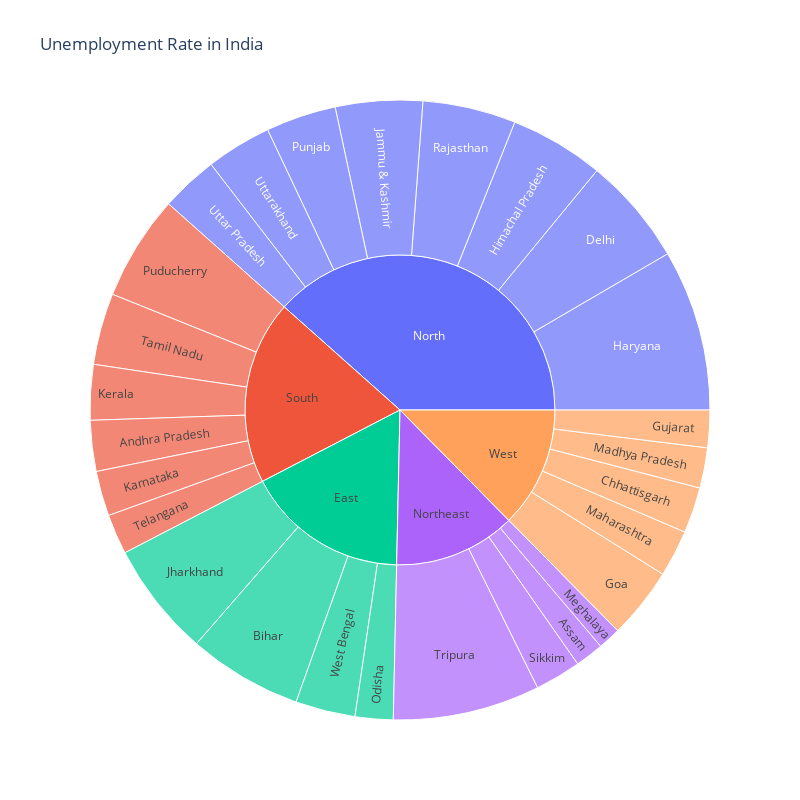

Notebook code for this chart:
### Code cell
unemployment = data[["states","region","estimated unemployment rate"]]
figure = px.sunburst(unemployment, path=["region","states"],values="estimated unemployment rate",width= 800,height= 800,color_continuous_scale="RdY1Gn", title= "Unemployment Rate in India")
figure.show()

### Figure 1 — Plotly figure (JSON) as saved in the notebook; plotly's stock layout.template omitted (floating-point values rounded to 4 significant figures)
{"data": [{"branchvalues": "total", "domain": {"x": [0, 1], "y": [0, 1]}, "hovertemplate": "labels=%{label}<br>estimated unemployment rate=%{value}<br>parent=%{parent}<br>id=%{id}<extra></extra>", "ids": ["South/Andhra Pradesh", "Northeast/Assam", "East/Bihar", "West/Chhattisgarh", "North/Delhi", "West/Goa", "West/Gujarat", "North/Haryana", "North/Himachal Pradesh", "North/Jammu & Kashmir", "East/Jharkhand", "South/Karnataka", "South/Kerala", "West/Madhya Pradesh", "West/Maharashtra", "Northeast/Meghalaya", "East/Odisha", "South/Puducherry", "North/Punjab", "North/Rajasthan", "Northeast/Sikkim", "South/Tamil Nadu", "South/Telangana", "Northeast/Tripura", "North/Uttar Pradesh", "North/Uttarakhand", "East/West Bengal", "East", "North", "Northeast", "South", "West"], "labels": ["Andhra Pradesh", "Assam", "Bihar", "Chhattisgarh", "Delhi", "Goa", "Gujarat", "Haryana", "Himachal Pradesh", "Jammu & Kashmir", "Jharkhand", "Karnataka", "Kerala", "Madhya Pradesh", "Maharashtra", "Meghalaya", "Odisha", "Puducherry", "Punjab", "Rajasthan", "Sikkim", "Tamil Nadu", "Telangana", "Tripura", "Uttar Pradesh", "Uttarakhand", "West Bengal", "East", "North", "Northeast", "South", "West"], "name": "", "parents": ["South", "Northeast", "East", "West", "North", "West", "West", "North", "North", "North", "East", "South", "South", "West", "West", "Northeast", "East", "South", "North", "North", "Northeast", "South", "South", "Northeast", "North", "North", "East", "", "", "", "", ""], "type": "sunburst", "values": [86.64, 48.56, 194.7, 78.19, 184.1, 121.7, 63.76, 274.8, 160.7, 148.3, 195.4, 76.68, 94.34, 68.54, 79.79, 38.66, 64.62, 179.4, 119.8, 158.7, 78.34, 121.9, 68.33, 250.6, 97.37, 111.6, 101.9, 556.6, 1255.0, 416.1, 627.3, 411.9]}], "layout": {"height": 800, "legend": {"tracegroupgap": 0}, "title": {"text": "Unemployment Rate in India"}, "width": 800}}
